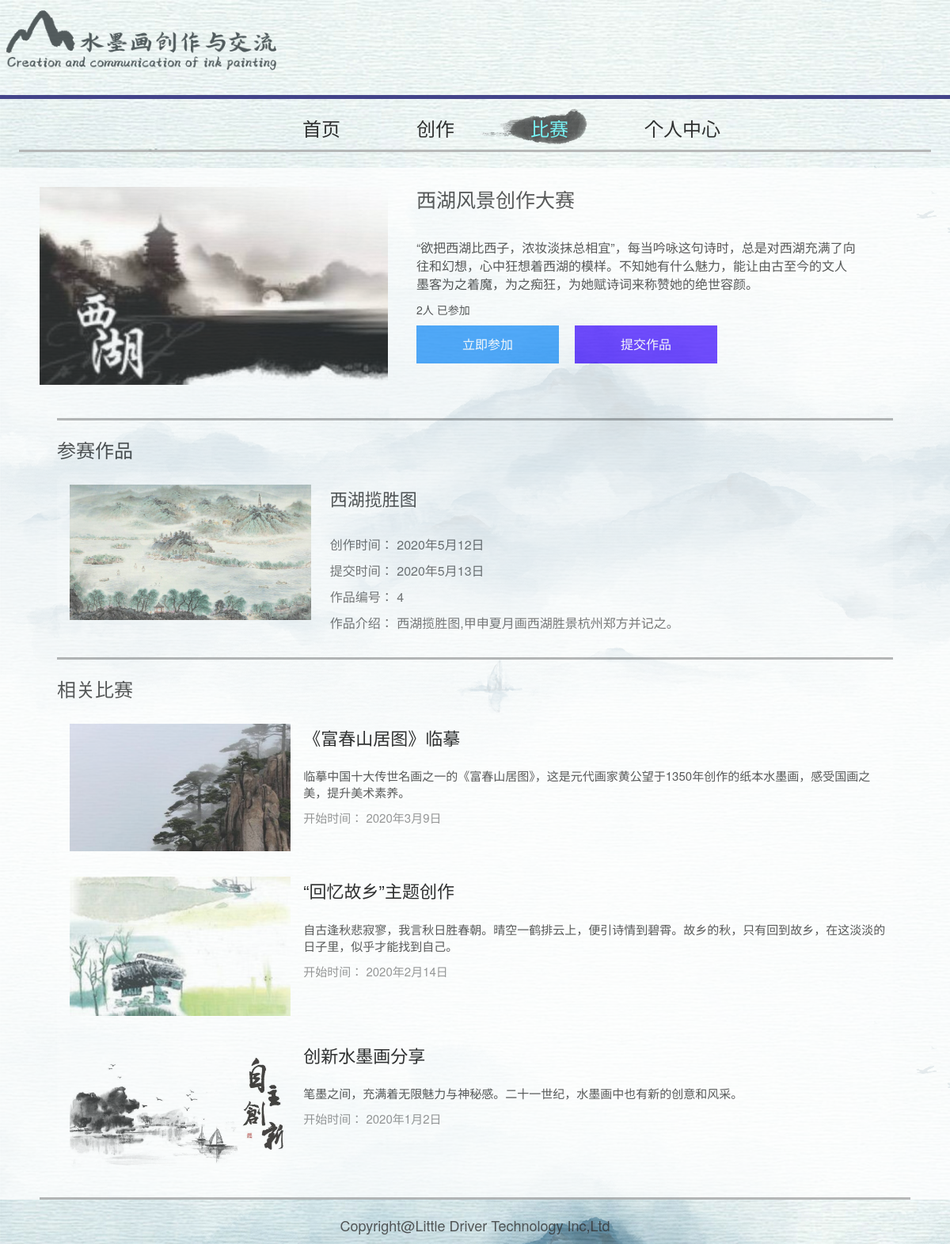
The app's page /s/compete1?id=1 with its own data.
### MainAPP/models.py (models this page shows)
class Competition(models.Model):
    class Meta:
        verbose_name = '比赛信息'
        verbose_name_plural = '比赛信息'
    create_date = models.DateTimeField(auto_now_add=True)
    pic = models.CharField(max_length=100)
    title = models.CharField(max_length=100)
    desc = models.TextField()
    att_cnt = models.IntegerField(default=0)
    start_time = models.CharField(max_length=50)

class CompPic(models.Model):
    class Meta:
        verbose_name = '比赛作品管理'
        verbose_name_plural = '比赛作品管理'
    author = models.ForeignKey(User, on_delete=models.CASCADE, related_name='comppic_user_set')
    comp = models.ForeignKey(Competition, on_delete=models.CASCADE, related_name='comppic_comp_set')
    pic = models.CharField(max_length=100)
    title = models.CharField(max_length=100)
    create_time = models.CharField(max_length=100, default="2020年5月12日")
    upload_time = models.CharField(max_length=100, default="2020年5月13日")
    desc = models.TextField()

### MainAPP/views.py (the view, shortened to what this page needs)
# urls.py: path('s/<slug:path>', mainViews.showPages),
def showPages(request, path):
    logging.info('Accessing Page /%s with main.showPages'%(path))
    if path=='transfer':
        template = loader.get_template('PC_tranPage.html')
        context = {}
        return HttpResponse(template.render(context, request))
    if path=='compete1':
        id = request.GET.get('id', '')
        alert = request.GET.get('alert', '')
        try:
            id = int(id)
        except:
            return HttpResponse('Bad id.')
        template = loader.get_template('PC_competePage_inner.html')
        competes = getCompeteInfo()
        comptest = getCompeteAtt(request.user, id)
        thai = competes[0]
        default_desc = request.user.username + "的参赛作品，请多多支持。"
        default_title = request.user.username + "的作品"
        pics = getPics(id)
        pictest = getPicTest(request.user, id)
        for compete in competes:
            if compete["id"]==id:
                thai = compete
                competes.remove(compete)
        context = {
            'id': id,
            'alert': alert,
            'thai': thai,
            'competes': competes,
            'comptest': comptest,
            'pictest': pictest,
            'pics': pics,
            'default_desc': default_desc,
            'default_title': default_title,
        }
        return HttpResponse(template.render(context, request))

### WeiboAPP/views.py (called while the page is built)
def getCompeteRealCount(id):
    return CompAtt.objects.filter(comp__id=id).count()

def getCompeteInfo():
    competes = []
    datas = Competition.objects.all()
    for data in datas:
        competes.append({
            'id': data.id,
            'pic': data.pic,
            'title': data.title,
            'desc': data.desc,
            'att_cnt': data.att_cnt + getCompeteRealCount(data.id),
            'start_time': data.start_time,
        })
    return competes

def getCompeteAtt(user, id):
    if not user.username:
        return 0
    comptest = CompAtt.objects.filter(comp__id=id, user=user)
    print('COMPTEST', comptest)
    return 1 if comptest else 0

def getPics(id):
    comppics = CompPic.objects.filter(comp__id=id)
    pics = []
    for comppic in comppics:
        pics.append({
            'username': comppic.author.username,
            'create_time': comppic.create_time,
            'upload_time': comppic.upload_time,
            'id': comppic.id,
            'desc': comppic.desc,
            'title': comppic.title,
            'url': '/media/'+comppic.pic,
        })
    return pics

def getPicTest(user, id):
    if not user.username:
        return 0
    pictest = CompPic.objects.filter(comp__id=id, author=user)
    print('PICTEST', pictest)
    return 1 if pictest else 0

### templates/PC_competePage_inner.html (shortened to what this page needs)
<html>
<head>
	<link href="https://cdn.bootcss.com/bootstrap/3.3.7/css/bootstrap.min.css" rel="stylesheet">
</head>
<body style="background-image:url(../../img/bk.jpg);
			overflow:scroll;
			display:block;">
	<div style="">
		<img src="../../img/icon.png" style="height:100px;">
	</div>
	<hr style="border-top:5px solid #191970"/>
    <div>
        <p class="title_" id="title_g" style="margin-right:calc(45% - 250px);"  onclick="window.location.href='/s/my'"
           onmouseover="$('#bkSlide').css('left',(this.offsetLeft+this.clientWidth/2-90)+'px');$('.title_').css('color','black');$(this).css('color','#5CF4F7');">个人中心</p>
        <p class="title_" id="title_w" style="margin-right:8%;" onclick="window.location.href='/s/compete'"
           onmouseover="$('#bkSlide').css('left',(this.offsetLeft+this.clientWidth/2-90)+'px');$('.title_').css('color','black');$(this).css('color','#5CF4F7');">比赛</p>
        <p class="title_" id="title_t" style="margin-right:8%;" onclick="window.location.href='/s/transfer'"
           onmouseover="$('#bkSlide').css('left',(this.offsetLeft+this.clientWidth/2-90)+'px');$('.title_').css('color','black');$(this).css('color','#5CF4F7');">创作</p>
        <p class="title_" id="title_s" style="margin-right:8%;" onclick="window.location.href='/s/index'"
           onmouseover="$('#bkSlide').css('left',(this.offsetLeft+this.clientWidth/2-90)+'px');$('.title_').css('color','black');$(this).css('color','#5CF4F7');">首页</p>
        <div class="bkSlide" id="bkSlide">
            <img src="../../img/Layer26.png" style="height:50px;"/>
        </div>
    </div>
	<hr style="border-top:3px solid #A9A9A9;width:96%;"/>
<div style="min-width:1024px;max-width:1280px;padding:2% 50px 0 50px;margin:auto;background-color:#fffe;">
	<div style="padding:0 0 2% 0;width:100%;">
        <div style="margin:auto;width:100%;">
            <div style="width:100%;display:flex;">
                <div style="flex:20">
                    <div style="width:100%; height: 250px;">
                        <img src="{{thai.pic}}" style="width:100%;height:100%;">
                    </div>
				</div>
				<div style="flex:30">
					<div style="padding: 0 66px 0 36px;">
						<p style="font-size:25px;font-family:黑体;"> {{thai.title}} </p>
						<br />
						<p style="font-size:16px;">{{thai.desc}}</p>
						<p style="font-size:14px;"> {{thai.att_cnt}}人 已参加 </p>
						<div id="att" style="height: 48px; width: 180px; background-color: rgb(46, 152, 250);float:left;">
							<div style="text-align:center;line-height: 48px;color: white; font-size: 16px; user-select:none;">立即参加</div>
						</div>
						<div id="tij" style="height: 48px; width: 180px; background-color: rgb(83, 36, 255);float:left;margin-left: 20px;">
							<div style="text-align:center;line-height: 48px;color: white; font-size: 16px; user-select:none;">提交作品</div>
						</div>
					</div>
                </div>
            </div>
        </div>
	</div>
	<hr style="border-top:3px solid #A9A9A9;width:96%;"/>
	<div style="margin:0% 2% 2% 2%;">
		<div style="width:100%;">
			<p style="font-size:24px;">参赛作品</p>
		</div>
		{% for pic in pics %}
		<div style="width:100%;background-color:transparent;flex-wrap:wrap;">
			<div style="display:block;border-radius: 15px;overflow:hidden;">
				<div style="display:flex;width:100%;background-color:#fff8;">
					<div style="flex:3;margin:16px;overflow:hidden;height:96%;">
						<img src="{{pic.url}}" style="width:100%;"/>
					</div>
					<div style="flex:7;overflow:hidden;padding-left: 8px;">
						<p style="font-size:22px;padding-top:20px;font-family:SF Pro SC,Source Han Sans CN,sans-serif;">
						{{pic.title}}</p>
						<br/>
                        <p style="font-size:16px;color:rgb(94, 93, 93);">创作时间： {{pic.create_time}}</p>
                        <p style="font-size:16px;color:rgb(94, 93, 93);">提交时间： {{pic.upload_time}}</p>
                        <p style="font-size:16px;color:rgb(94, 93, 93);">作品编号： {{pic.id}}</p>
                        <p style="font-size:16px;color:rgb(94, 93, 93);">作品介绍： {{pic.desc}}</p>
					</div>
				</div>
			</div>
		</div>
		{% endfor %}
	</div>
	<hr style="border-top:3px solid #A9A9A9;width:96%;"/>
	<div style="margin:0% 2% 2% 2%;">
		<div style="width:100%;">
			<p style="font-size:24px;">相关比赛</p>
		</div>
		<div style="width:100%;background-color:transparent;flex-wrap:wrap;">
			<div style="display:block;border-radius: 15px;overflow:hidden;">
				{% for compete in competes %}
				<div style="display:flex;width:100%;background-color:#fff8;">
					<div style="flex:3;margin:16px;overflow:hidden;height:96%;">
						<a href="/s/compete1?id={{compete.id}}">
						<img src="{{compete.pic}}" style="width:100%;"/>
						</a>
					</div>
					<div style="flex:8;overflow:hidden;">
						<p style="font-size:22px;padding-top:20px;font-family:SF Pro SC,Source Han Sans CN,sans-serif;">
							<a href="/s/compete1?id={{compete.id}}">
								{{compete.title}}
							</a>
						</p>
                        <p style="font-size:15px;padding-top:10px;">{{compete.desc}}</p>
                        <p style="font-size:15px;color:grey;">开始时间： {{compete.start_time}}</p>
					</div>
				</div>
				{% endfor %}
			</div>
		</div>
	</div>
	<hr style="border-top:3px solid #A9A9A9;"/>
</div>
	<div style="text-align:center;">
		<p style="font-size:18px;">Copyright@Little Driver Technology Inc,Ltd</p>
	</div>
</body>
</html>

### templates/PC_competePage_inner.html (style rules this page uses)
body { opacity:0.8; }
a { color: black; text-decoration: none; }
a:link { color: black; text-decoration: none; }
.bkSlide { position:relative; top:-10px; z-index:-80; float:left; height:30px; transition: all 0.25s ease-out; }
.title_ { font-size:24px; float:right; }

### records on screen
Competition: pic (picture), title "西湖风景创作大赛", desc "“欲把西湖比西子，浓妆淡抹总相宜”，每当吟咏这句诗时，总是对西湖充满了向往和幻想，心中狂想着西湖的模样。不知她有什么魅力，能让由古至今的文人墨客为之着魔，为之痴狂，为她赋诗词来称赞她的绝世容颜。"
CompPic: title "西湖揽胜图", create_time "2020年5月12日", upload_time "2020年5月13日", desc "西湖揽胜图,甲申夏月画西湖胜景杭州郑方并记之。"
Competition: pic (picture), title "《富春山居图》临摹", desc "临摹中国十大传世名画之一的《富春山居图》，这是元代画家黄公望于1350年创作的纸本水墨画，感受国画之美，提升美术素养。", start_time "2020年3月9日"
Competition: pic (picture), title "“回忆故乡”主题创作", desc "自古逢秋悲寂寥，我言秋日胜春朝。晴空一鹤排云上，便引诗情到碧霄。故乡的秋，只有回到故乡，在这淡淡的日子里，似乎才能找到自己。", start_time "2020年2月14日"
Competition: pic (picture), title "创新水墨画分享", desc "笔墨之间，充满着无限魅力与神秘感。二十一世纪，水墨画中也有新的创意和风采。", start_time "2020年1月2日"

### other values on screen
{{ thai.att_cnt }} "2"
{{ pic.id }} "4"
